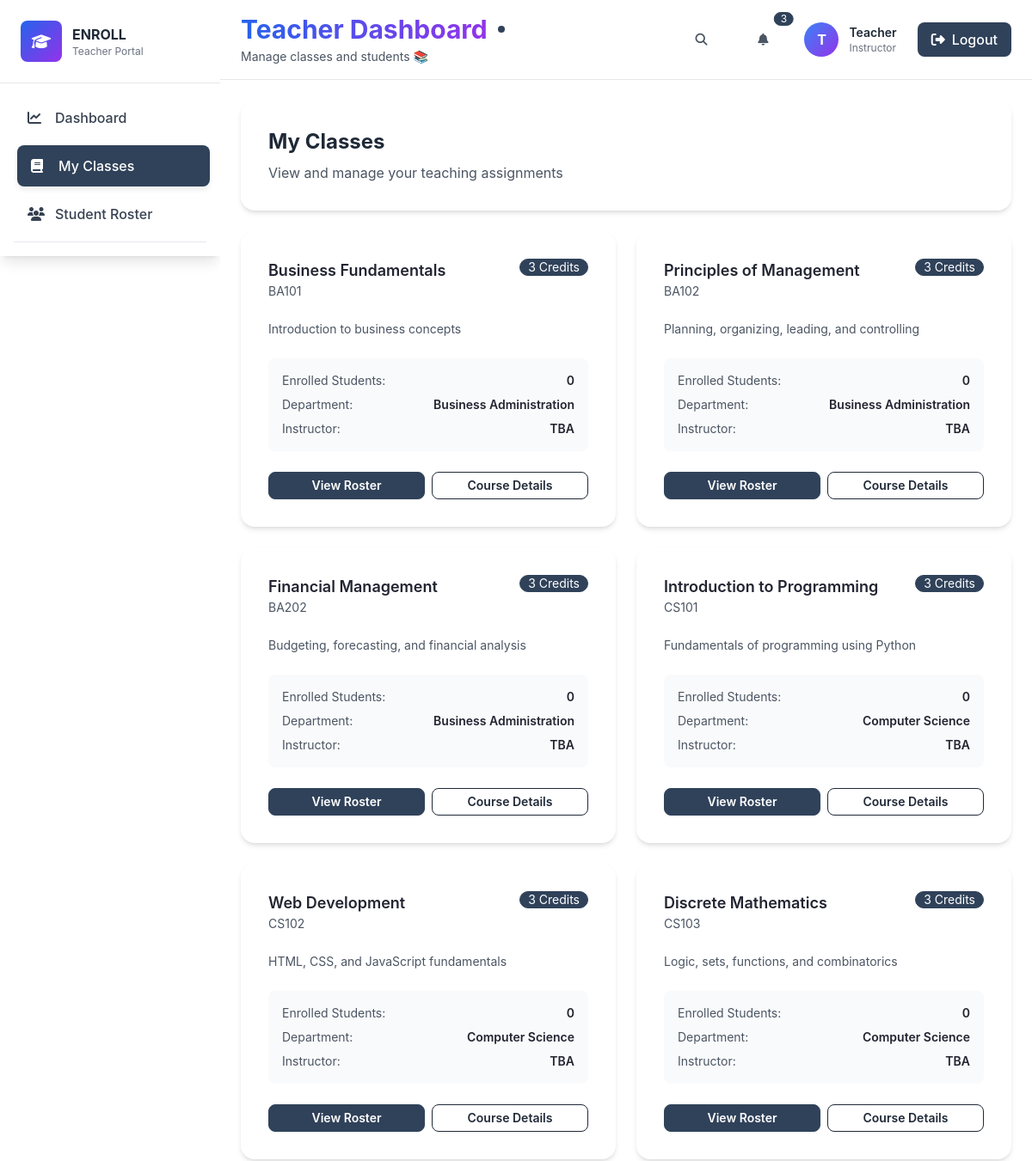
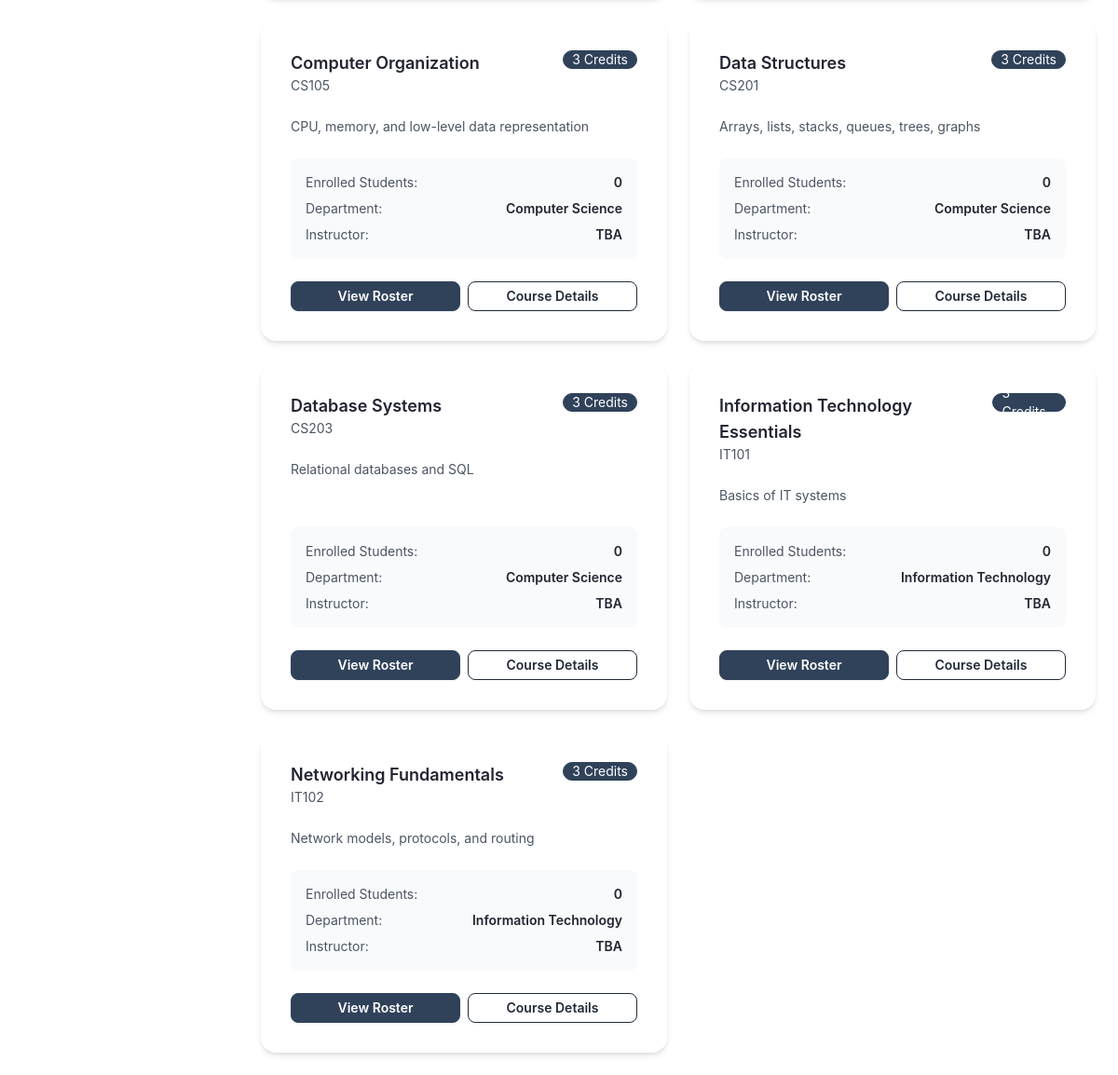
The app's page /teacher/dashboard.php?page=classes with its own data (2 pictures, top to bottom).
### tables this page shows
CREATE TABLE IF NOT EXISTS courses (
    id VARCHAR(20) PRIMARY KEY,
    code VARCHAR(20) NOT NULL,
    name VARCHAR(255) NOT NULL,
    department VARCHAR(255),
    credits INT DEFAULT 3,
    description TEXT,
    semester VARCHAR(50),
    instructor_id INT,
    status ENUM('active', 'inactive') DEFAULT 'active',
    created_at TIMESTAMP DEFAULT CURRENT_TIMESTAMP,
    updated_at TIMESTAMP DEFAULT CURRENT_TIMESTAMP ON UPDATE CURRENT_TIMESTAMP,
    FOREIGN KEY (instructor_id) REFERENCES users(id) ON DELETE SET NULL
);

### includes/database.php (called while the page is built, shortened)
<?php
function getAllCourses($filters = []) {
    $conn = getDbConnection();
    $sql = "SELECT c.*, u.name as instructor_name
            FROM courses c
            LEFT JOIN users u ON c.instructor_id = u.id
            WHERE 1=1";
    $params = [];
    $sql .= " ORDER BY c.code ASC";
    $stmt = $conn->prepare($sql);
    $stmt->execute($params);
    return $stmt->fetchAll();
}

### teacher/classes.php (the view, shortened to what this page needs)
<?php
$allCourses = getAllCourses();
$studentCounts = [];
$allStudents = getAllStudents();
foreach ($allStudents as $student) {
    $courseName = $student['course'];
    if (!isset($studentCounts[$courseName])) {
        $studentCounts[$courseName] = 0;
    }
    $studentCounts[$courseName]++;
}
?>
<div class="space-y-6">
    <div class="card bg-white shadow-md">
        <div class="card-body">
            <h2 class="card-title text-2xl font-bold text-gray-800">My Classes</h2>
            <p class="text-gray-600">View and manage your teaching assignments</p>
        </div>
    </div>
    <div class="grid grid-cols-1 md:grid-cols-2 gap-6" id="classesGrid">
        <?php if (empty($allCourses)): ?>
        <div class="text-gray-500">No classes assigned.</div>
        <?php else: ?>
        <?php foreach ($allCourses as $course): ?>
        <?php $studentCount = $studentCounts[$course['name']] ?? 0; ?>
        <div class="card bg-white shadow-md hover:shadow-lg transition">
            <div class="card-body">
                <div class="flex justify-between items-start mb-4">
                    <div>
                        <h2 class="card-title text-lg"><?php echo htmlspecialchars($course['name']); ?></h2>
                        <p class="text-sm text-gray-600"><?php echo htmlspecialchars($course['code']); ?></p>
                    </div>
                    <span class="badge badge-primary"><?php echo htmlspecialchars($course['credits']); ?> Credits</span>
                </div>
                <p class="text-sm text-gray-600 mb-4"><?php echo htmlspecialchars($course['description'] ?? 'No description available'); ?></p>
                <div class="bg-gray-50 p-4 rounded-lg mb-4 space-y-2">
                    <div class="flex justify-between text-sm">
                        <span class="text-gray-600">Enrolled Students:</span>
                        <span class="font-semibold"><?php echo $studentCount; ?></span>
                    </div>
                    <div class="flex justify-between text-sm">
                        <span class="text-gray-600">Department:</span>
                        <span class="font-semibold"><?php echo htmlspecialchars($course['department'] ?? 'General'); ?></span>
                    </div>
                    <div class="flex justify-between text-sm">
                        <span class="text-gray-600">Instructor:</span>
                        <span class="font-semibold"><?php echo htmlspecialchars($course['instructor'] ?? 'TBA'); ?></span>
                    </div>
                </div>
                <div class="card-actions gap-2">
                    <a href="?page=roster" class="btn btn-sm btn-primary flex-1">View Roster</a>
                    <button class="btn btn-sm btn-outline flex-1" onclick="showCourseDetails(<?php echo $course['id']; ?>)">Course Details</button>
                </div>
            </div>
        </div>
        <?php endforeach; ?>
        <?php endif; ?>
    </div>
</div>

### teacher/dashboard.php (shortened to what this page needs)
<?php
require_once '../includes/database.php';
$user_name = $_SESSION['fullname'] ?? 'Teacher';
$page = $_GET['page'] ?? 'dashboard';
?>
<!DOCTYPE html>
<html lang="en">
<head>
    <script src="https://cdn.tailwindcss.com"></script>
    <link href="https://cdn.jsdelivr.net/npm/daisyui@latest/dist/full.min.css" rel="stylesheet" type="text/css" />
    <link rel="stylesheet" href="https://cdnjs.cloudflare.com/ajax/libs/font-awesome/6.4.0/css/all.min.css">
</head>
<body>
    <div class="drawer drawer-mobile lg:drawer-open">
        <div class="drawer-content flex flex-col">
            <div class="glass-effect sticky top-0 z-40 border-b border-gray-200">
                <div class="navbar flex items-center justify-between px-6 py-4">
                    <div class="flex items-center gap-4">
                        <div>
                            <div class="flex items-center gap-3">
                                <h2 class="text-3xl font-bold bg-gradient-to-r from-blue-600 to-purple-600 bg-clip-text text-transparent">Teacher Dashboard</h2>
                                <span class="status-dot bg-green-500"></span>
                            </div>
                            <p class="text-sm text-gray-600 mt-1">Manage classes and students 📚</p>
                        </div>
                    </div>
                    <div class="flex items-center gap-6">
                        <button class="btn btn-ghost btn-circle hover:bg-blue-50">
                            <i class="fas fa-search text-gray-600"></i>
                        </button>
                        <div class="indicator">
                            <span class="indicator-item badge badge-primary badge-sm">3</span>
                            <button class="btn btn-ghost btn-circle hover:bg-blue-50">
                                <i class="fas fa-bell text-gray-600"></i>
                            </button>
                        </div>
                        <div class="flex items-center space-x-3">
                            <div class="w-10 h-10 rounded-full bg-gradient-to-br from-blue-500 to-purple-600 flex items-center justify-center text-white font-bold">
                                <?php echo strtoupper(substr($user_name, 0, 1)); ?>
                            </div>
                            <div class="hidden sm:block">
                                <p class="text-sm font-semibold text-gray-800"><?php echo htmlspecialchars($user_name); ?></p>
                                <p class="text-xs text-gray-500">Instructor</p>
                            </div>
                        </div>
                        <form id="logoutForm" method="POST" style="display: inline;">
                            <button
                                type="button"
                                onclick="confirmLogout()"
                                class="flex items-center space-x-2 px-4 py-2 btn-logout text-white rounded-lg font-medium hover:shadow-lg transition"
                                title="Logout from your account"
                            >
                                <i class="fas fa-sign-out-alt"></i>
                                <span class="hidden sm:inline">Logout</span>
                            </button>
                        </form>
                    </div>
                </div>
            </div>
            <div class="flex-1 p-6 overflow-y-auto">
                <div class="max-w-7xl mx-auto">
                    <?php
                    if ($page === 'classes') {
                        include 'classes.php';
                    } elseif ($page === 'roster') {
                        include 'roster.php';
                    } elseif ($page === 'schedule') {
                        include 'schedule.php';
                    } else {
                        include 'overview.php';
                    }
                    ?>
                </div>
            </div>
        </div>
        <div class="drawer-side">
            <aside class="bg-white w-64 overflow-y-auto shadow-lg">
                <div class="p-6 border-b border-gray-200">
                    <div class="flex items-center gap-3">
                        <div class="w-12 h-12 rounded-lg bg-gradient-to-br from-blue-600 to-purple-600 flex items-center justify-center text-white">
                            <i class="fas fa-graduation-cap text-lg"></i>
                        </div>
                        <div>
                            <h1 class="font-bold text-gray-800">ENROLL</h1>
                            <p class="text-xs text-gray-500">Teacher Portal</p>
                        </div>
                    </div>
                </div>
                <nav class="p-4 space-y-2">
                    <a href="?page=dashboard" class="flex items-center gap-3 px-4 py-3 rounded-lg transition <?php echo $page === 'dashboard' ? 'sidebar-active' : 'text-gray-700 hover:bg-gray-100'; ?>">
                        <i class="fas fa-chart-line w-5"></i>
                        <span class="font-medium">Dashboard</span>
                    </a>
                    <a href="?page=classes" class="flex items-center gap-3 px-4 py-3 rounded-lg transition <?php echo $page === 'classes' ? 'sidebar-active' : 'text-gray-700 hover:bg-gray-100'; ?>">
                        <i class="fas fa-book w-5"></i>
                        <span class="font-medium">My Classes</span>
                    </a>
                    <a href="?page=roster" class="flex items-center gap-3 px-4 py-3 rounded-lg transition <?php echo $page === 'roster' ? 'sidebar-active' : 'text-gray-700 hover:bg-gray-100'; ?>">
                        <i class="fas fa-users w-5"></i>
                        <span class="font-medium">Student Roster</span>
                    </a>
                    <hr class="my-4">
                </nav>
            </aside>
        </div>
    </div>
<?php
require_once __DIR__ . '/../includes/footer.php';
?>

### includes/footer.php (shortened to what this page needs)
</body>
</html>

### teacher/dashboard.php (style rules this page uses)
:root { --primary-dark: #222431; --primary: #30425A; --primary-light: #3c516b; --gradient-blue: linear-gradient(135deg, #222431 0%, #30425A 100%); --gradient-purple: linear-gradient(135deg, #30425A 0%, #222431 100%); --gradient-cyan: linear-gradient(135deg, #222431 0%, #30425A 100%); --gradient-green: linear-gradient(135deg, #30425A 0%, #222431 100%); --shadow-sm: 0 2px 4px rgba(0,0,0,0.05); --shadow-md: 0 4px 6px rgba(0,0,0,0.07); --shadow-lg: 0 10px 25px rgba(0,0,0,0.1); --shadow-xl: 0 20px 40px rgba(0,0,0,0.15); }
body { font-family: 'Inter', 'Segoe UI', system-ui, -apple-system, sans-serif; background: #FFFFFF; color: #222431; }
.sidebar-active { background: var(--primary); color: white; box-shadow: var(--shadow-md); transform: translateX(4px); }
.status-dot { width: 8px; height: 8px; border-radius: 50%; display: inline-block; margin-right: 8px; animation: blink 2s ease-in-out infinite; }
.glass-effect { background: rgba(255, 255, 255, 0.92); backdrop-filter: blur(10px); }
.btn-logout { background-color: var(--primary); border-color: var(--primary); transition: all 0.3s ease; }
.btn-primary, .badge-primary { background-color: var(--primary) !important; border-color: var(--primary) !important; color: #FFFFFF !important; }
.status-dot { background-color: var(--primary) !important; }

### records on screen
courses: name "Business Fundamentals", code "BA101", credits "3", description "Introduction to business concepts", name "0", department "Business Administration", instructor "TBA"
courses: name "Principles of Management", code "BA102", credits "3", description "Planning, organizing, leading, and controlling", name "0", department "Business Administration", instructor "TBA"
courses: name "Financial Management", code "BA202", credits "3", description "Budgeting, forecasting, and financial analysis", name "0", department "Business Administration", instructor "TBA"
courses: name "Introduction to Programming", code "CS101", credits "3", description "Fundamentals of programming using Python", name "0", department "Computer Science", instructor "TBA"
courses: name "Web Development", code "CS102", credits "3", description "HTML, CSS, and JavaScript fundamentals", name "0", department "Computer Science", instructor "TBA"
courses: name "Discrete Mathematics", code "CS103", credits "3", description "Logic, sets, functions, and combinatorics", name "0", department "Computer Science", instructor "TBA"
courses: name "Computer Organization", code "CS105", credits "3", description "CPU, memory, and low-level data representation", name "0", department "Computer Science", instructor "TBA"
courses: name "Data Structures", code "CS201", credits "3", description "Arrays, lists, stacks, queues, trees, graphs", name "0", department "Computer Science", instructor "TBA"
courses: name "Database Systems", code "CS203", credits "3", description "Relational databases and SQL", name "0", department "Computer Science", instructor "TBA"
courses: name "Information Technology Essentials", code "IT101", credits "3", description "Basics of IT systems", name "0", department "Information Technology", instructor "TBA"
courses: name "Networking Fundamentals", code "IT102", credits "3", description "Network models, protocols, and routing", name "0", department "Information Technology", instructor "TBA"

### other values on screen
substr($user_name, 0, 1) "T"
$user_name "Teacher"
